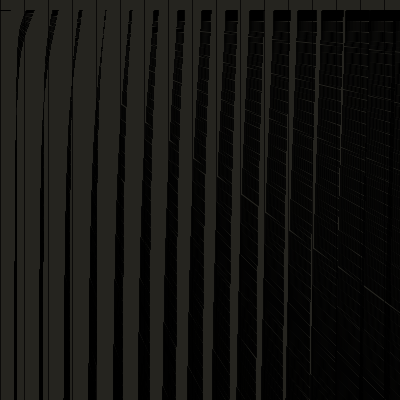
Frame 1 (no input)
Frame 60 (the mouse pressed at the canvas centre just before this capture): identical to frame 1, image omitted
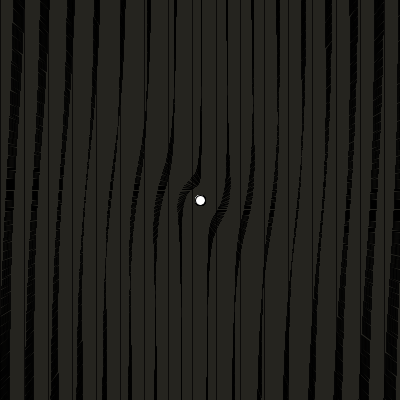
Frame 120 (the mouse held since frame 60 and released just before this capture)

The Processing sketch that drew these frames (run headless with seeded random() and noise(); from frame 60 on, the mouse is pressed at the canvas centre):

// Processing sketch: processing_28818
// ── processing_28818.pde


void setup() {
  size (400,400);
  smooth();
    colorMode(HSB, 150);
}


void draw() {
  
  background(22,22,22); 
  int x = 0;
  int y = 0;
  float angle = 1;
  
  for (x = 0; x <= height; x+=24) {
    
    for (y = 0; y <= width; y+=1) {
     
      pushMatrix(); 
      line(x, y, x, y);

      translate(x,y);
      angle = atan2(y-mouseY, x-mouseX);   
      float abstand = dist(mouseX, mouseY, x, y); 
      rotate(angle); 
      line(10,10,abstand/10,10);
      popMatrix();
    
    }
    if(mousePressed) {
  
  float abstand = dist(pmouseX, pmouseY, x, y);
ellipse(mouseX,mouseY,10,10);
}
  
   }

}
